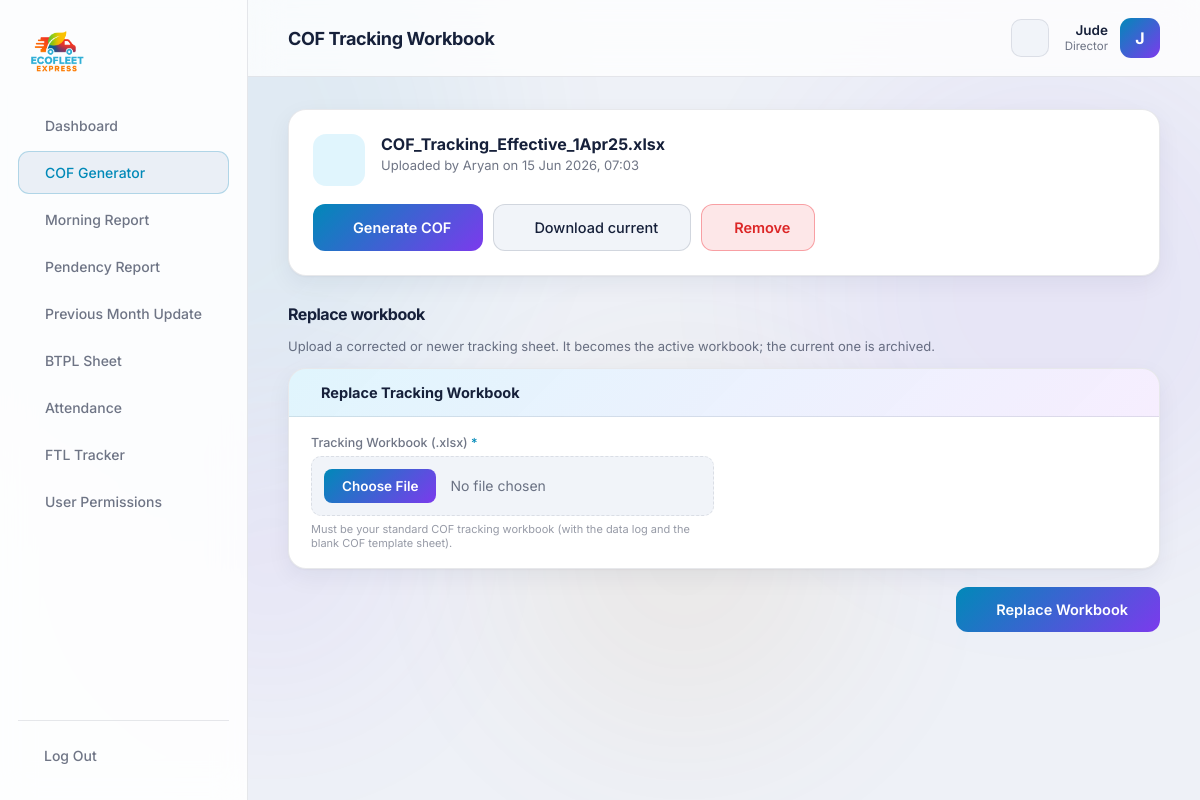
/portal/cof/workbook/ (signed in), run on the app's committed database.
### core/models.py (models this page shows, shortened)
class UserProfile(models.Model):
    user = models.OneToOneField(settings.AUTH_USER_MODEL, on_delete=models.CASCADE, related_name='profile')
    role = models.CharField(max_length=50, default='Employee')
    can_use_cof = models.BooleanField(default=True)
    can_use_morning = models.BooleanField(default=True)
    can_use_pendency = models.BooleanField(default=True)
    can_use_prev_month = models.BooleanField(default=True)
    can_use_btpl = models.BooleanField(default=True)
    can_use_attendance = models.BooleanField(default=True)
    can_use_ftl = models.BooleanField(default=True)

class CofWorkbook(models.Model):
    file = models.FileField(upload_to='cof/')
    original_name = models.CharField(max_length=255)
    uploaded_by = models.ForeignKey(
        settings.AUTH_USER_MODEL, on_delete=models.SET_NULL,
        null=True, blank=True, related_name='cof_workbooks')
    is_active = models.BooleanField(default=True)
    uploaded_at = models.DateTimeField(auto_now_add=True)
    class Meta:
        ordering = ['-uploaded_at']
    @classmethod
    def active(cls):
        return cls.objects.filter(is_active=True).first()

### core/views/cof.py (the view)
# urls.py: path('portal/cof/workbook/', views.cof_workbook, name='cof_workbook'),
@staff_required
@tool_permission_required('cof')
def cof_workbook(request):
    wb_obj = CofWorkbook.active()
    if request.method == 'POST':
        action = request.POST.get('action')
        if action == 'remove' and wb_obj:
            wb_obj.is_active = False
            wb_obj.save(update_fields=['is_active'])
            messages.success(request, "Active workbook removed. Upload one to continue.")
            return redirect('cof_workbook')
        form = WorkbookUploadForm(request.POST, request.FILES)
        if form.is_valid():
            upload = form.cleaned_data['workbook']
            new = CofWorkbook.objects.create(
                file=upload, original_name=upload.name,
                uploaded_by=request.user, is_active=False)
            try:
                cof_logic.validate_workbook(new.file.path)
            except cof_logic.WorkbookInvalid as e:
                new.file.delete(save=False)
                new.delete()
                messages.error(request, str(e))
                return redirect('cof_workbook')
            CofWorkbook.objects.filter(is_active=True).update(is_active=False)
            new.is_active = True
            new.save(update_fields=['is_active'])
            messages.success(request, f"“{upload.name}” is now the active tracking workbook.")
            return redirect('cof_generator')
        else:
            messages.error(request, "Please choose a valid .xlsx file.")
    else:
        form = WorkbookUploadForm()
    info = None
    if wb_obj:
        try:
            info = cof_logic.get_next_cof_info(wb_obj.file.path)
        except Exception:
            info = None
    return render(request, 'core/portal/cof_workbook.html', {
        'active': 'cof', 'form': form, 'wb': wb_obj, 'info': info,
    })

### core/forms.py (shortened to what this page needs)
class WorkbookUploadForm(forms.Form):
    workbook = forms.FileField(label="Tracking Workbook (.xlsx)")
    def __init__(self, *args, **kwargs):
        super().__init__(*args, **kwargs)
        self.fields['workbook'].widget.attrs.setdefault('class', 'portal-file')

### templates/core/portal/cof_workbook.html (shortened to what this page needs)
{% extends 'core/portal/base.html' %}
{% block heading %}COF Tracking Workbook{% endblock %}
{% block content %}
{% if wb %}
<div class="portal-card wb-active">
  <div class="wb-active-head">
    <div class="wb-ico"></div>
    <div>
      <h3>{{ wb.original_name }}</h3>
      <p>Uploaded by {{ wb.uploaded_by.get_full_name|default:wb.uploaded_by.username|default:"—" }}
         on {{ wb.uploaded_at|date:"d M Y, H:i" }}</p>
    </div>
  </div>
  <div class="wb-actions">
    <a href="{% url 'cof_generator' %}" class="btn-primary"> Generate COF</a>
    <a href="{% url 'cof_workbook_download' %}" class="btn-secondary"> Download current</a>
    <form method="post" onsubmit="return confirm('Remove the active workbook? You will need to upload one again to generate COFs.');" style="display:inline;">
      <button type="submit" class="btn-danger"> Remove</button>
    </form>
  </div>
</div>
<div class="section-title">Replace workbook</div>
<p class="wb-hint">Upload a corrected or newer tracking sheet. It becomes the active workbook; the current one is archived.</p>
{% else %}
<div class="portal-msg portal-msg-error" style="margin-bottom:18px;">
  <i class="ti ti-alert-circle"></i> No active tracking workbook. Upload one to start generating COFs.
</div>
{% endif %}
<form method="post" enctype="multipart/form-data" class="wb-upload-form">
  <div class="cof-section">
    <div class="cof-section-head"> {% if wb %}Replace{% else %}Upload{% endif %} Tracking Workbook</div>
    <div class="cof-grid single">
      <div class="cof-field">
        <label>Tracking Workbook (.xlsx) <span class="req">*</span></label>
        {{ form.workbook }}
        <span class="cof-hint">Must be your standard COF tracking workbook (with the data log and the blank COF template sheet).</span>
      </div>
    </div>
  </div>
  <div class="cof-actions">
    <button type="submit" class="btn-primary"> {% if wb %}Replace{% else %}Upload{% endif %} Workbook</button>
  </div>
</form>
{% endblock %}

### templates/core/portal/base.html (shortened to what this page needs)
{% load static %}
<!DOCTYPE html>
<html lang="en">
<head>
    <link rel="stylesheet" href="https://cdn.jsdelivr.net/npm/@tabler/icons-webfont@latest/tabler-icons.min.css" />
    <link rel="stylesheet" href="{% static 'css/main.css' %}" />
    <link rel="stylesheet" href="{% static 'css/portal.css' %}" />
</head>
<body class="portal-body">
<div class="orbs">
    <div class="orb orb1"></div><div class="orb orb2"></div>
    <div class="orb orb3"></div><div class="orb orb4"></div>
</div>
<aside class="portal-sidebar" id="portalSidebar">
    <a href="{% url 'home' %}" class="portal-logo">
        <img src="{% static 'images/logo.png' %}" alt="EcoFleet Express" />
    </a>
    <nav class="portal-nav">
        <a href="{% url 'dashboard' %}" class="{% if active == 'dashboard' %}active{% endif %}"> Dashboard</a>
        {% if request.user.profile.can_use_cof %}
        <a href="{% url 'cof_generator' %}" class="{% if active == 'cof' %}active{% endif %}"> COF Generator</a>
        {% endif %}
        {% if request.user.profile.can_use_morning %}
        <a href="{% url 'morning_report' %}" class="{% if active == 'morning' %}active{% endif %}"> Morning Report</a>
        {% endif %}
        {% if request.user.profile.can_use_pendency %}
        <a href="{% url 'pendency_report' %}" class="{% if active == 'pendency' %}active{% endif %}"> Pendency Report</a>
        {% endif %}
        {% if request.user.profile.can_use_prev_month %}
        <a href="{% url 'prev_month_update' %}" class="{% if active == 'prev_month' %}active{% endif %}"> Previous Month Update</a>
        {% endif %}
        {% if request.user.profile.can_use_btpl %}
        <a href="{% url 'btpl_sheet' %}" class="{% if active == 'btpl' %}active{% endif %}"> BTPL Sheet</a>
        {% endif %}
        {% if request.user.profile.can_use_attendance %}
        <a href="{% url 'attendance_sheet' %}" class="{% if active == 'attendance' %}active{% endif %}"> Attendance</a>
        {% endif %}
        {% if request.user.profile.can_use_ftl %}
        <a href="{% url 'ftl_sheet' %}" class="{% if active == 'ftl' %}active{% endif %}"> FTL Tracker</a>
        {% endif %}
        {% if request.user.profile.role == 'Director' %}
        <a href="{% url 'portal_users' %}" class="{% if active == 'users' %}active{% endif %}"> User Permissions</a>
        {% endif %}
    </nav>
    <div class="portal-sidebar-foot">
        <a href="{% url 'portal_logout' %}" class="portal-logout"> Log Out</a>
    </div>
</aside>
<div class="portal-main">
    <header class="portal-topbar">
        <div class="portal-topbar-title">{% block heading %}{% endblock %}</div>
        <button class="theme-toggle" id="themeToggle" type="button" aria-label="Toggle light theme" title="Toggle theme">
        </button>
        <div class="portal-user">
            <div class="portal-user-meta">
            <span class="portal-user-name">{{ request.user.first_name|default:request.user.username }}</span>
            <span class="portal-user-role">{{ request.user.profile.role|default:"Employee" }}</span>
          </div>
          <div class="portal-avatar">{{ request.user.username|slice:":1"|upper }}</div>
        </div>
    </header>
      <main class="portal-content">
        {% block content %}{% endblock %}
      </main>
    </div>
</body>
</html>

### static/css/main.css (style rules this page uses)
*, *::before, *::after { margin: 0; padding: 0; box-sizing: border-box; }
:root { --cyan: #00AEEF; --purple: #a855f7; --orange: #F7941D; --red: #ED1C24; --bg: #0a0e1a; --text: #e8eaf6; --muted: rgba(232,234,246,0.45); --hint: rgba(232,234,246,0.28); --surface-1: rgba(255,255,255,0.03); --surface-2: rgba(255,255,255,0.05); --surface-3: rgba(255,255,255,0.06); --surface-hover: rgba(255,255,255,0.08); --surface: var(--surface-1); --border: rgba(255,255,255,0.08); --border-strong: rgba(255,255,255,0.12); --border-hover: rgba(255,255,255,0.15); --glass: rgba(10,14,26,0.65); --glass-strong: rgba(10,14,26,0.85); --glass-solid: rgba(10,14,26,0.96); --popover: rgba(15,22,41,0.95); --select-bg: #0a0e1a; --success: #22c55e; --success-bg: rgba(34,197,94,0.12); --danger: #ff6b6b; --shadow-card: none; --input-scheme: dark; }
[data-theme="light"] { --cyan: #0089b8; --purple: #7c3aed; --orange: #c2710a; --red: #dc2626; --bg: #eef1f7; --text: #16203a; --muted: rgba(22,32,58,0.62); --hint: rgba(22,32,58,0.45); --surface-1: #ffffff; --surface-2: #f1f4f9; --surface-3: #eaeff6; --surface-hover: #e3e9f3; --surface: var(--surface-1); --border: rgba(20,32,60,0.10); --border-strong: rgba(20,32,60,0.14); --border-hover: rgba(20,32,60,0.22); --glass: rgba(255,255,255,0.78); --glass-strong: rgba(255,255,255,0.88); --glass-solid: rgba(248,250,253,0.97); --popover: rgba(255,255,255,0.96); --select-bg: #ffffff; --success: #15803d; --success-bg: rgba(21,128,61,0.10); --danger: #dc2626; --shadow-card: 0 1px 2px rgba(20,32,60,0.04), 0 8px 24px rgba(20,32,60,0.06); --shadow-hover: 8px 16px 40px rgba(20,32,60,0.14); --input-scheme: light; --orb-opacity: 0.06; }
html, body { font-family: 'Inter', sans-serif; background: var(--bg); color: var(--text); min-height: 100vh; scroll-behavior: smooth; transition: background-color 0.3s ease, color 0.3s ease; }
.theme-toggle { display: inline-flex; align-items: center; justify-content: center; width: 38px; height: 38px; flex-shrink: 0; border-radius: 10px; background: var(--surface-2); border: 1px solid var(--border); color: var(--text); font-size: 18px; cursor: pointer; transition: background 0.2s, border-color 0.2s, color 0.2s, transform 0.2s; }
.orbs { position: fixed; inset: 0; pointer-events: none; z-index: 0; overflow: hidden; }
.orb { position: absolute; border-radius: 50%; filter: blur(90px); opacity: var(--orb-opacity, 0.15); }
.orb2 { width: 500px; height: 500px; background: var(--purple); top: 40px; right: -100px; }
.orb4 { width: 300px; height: 300px; background: var(--purple); bottom: 100px; left: 10%; }
.btn-primary { background: linear-gradient(135deg, var(--cyan), var(--purple)); border: none; border-radius: 12px; padding: 14px 32px; color: #fff; font-size: 14.5px; font-weight: 600; cursor: pointer; font-family: inherit; display: flex; align-items: center; gap: 8px; transition: opacity 0.2s, transform 0.2s; text-decoration: none; }
.btn-secondary { background: var(--surface-2); border: 1px solid var(--border-strong); border-radius: 12px; padding: 14px 32px; color: var(--text); font-size: 14.5px; font-weight: 500; cursor: pointer; font-family: inherit; display: inline-flex; align-items: center; justify-content: center; gap: 8px; text-decoration: none; transition: background 0.2s, border-color 0.2s, color 0.2s, transform 0.2s; }
.section-title { font-size: 38px; font-weight: 800; letter-spacing: -0.03em; color: var(--text); margin-top: 8px; }
.cta-btn, .btn-primary, .btn-secondary, .track-btn, .contact-submit { transition: all 0.2s cubic-bezier(0.16, 1, 0.3, 1); }

### data on the page
CofWorkbook: original_name "COF_Tracking_Effective_1Apr25.xlsx", uploaded_by.get_full_name "Aryan", uploaded_at "15 Jun 2026, 07:03"

### other printed values
{{ request.user.first_name|default:request.user.username }} "Jude"
{{ request.user.profile.role|default:"Employee" }} "Director"
{{ request.user.username|slice:":1"|upper }} "J"
